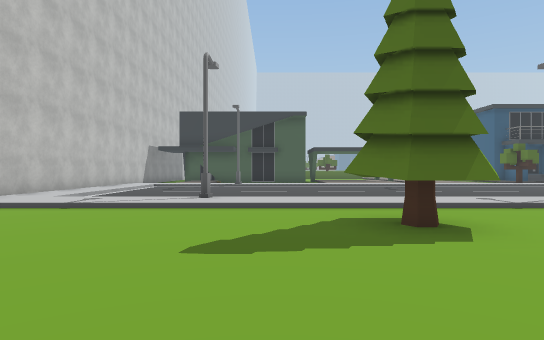
[1] (above)

20 first-person views from a walk through a 3-D level made in the Unity game engine. The camera is 1.4 m above the floor, looks level and sees 75° across. The floor is counted in squares, 2 m on a side. Each view is taken from the middle of a square. On the plan, view 1 faces up. The plan holds only what a view shows up to about 11 squares ahead; the rest is blank. The place goes on beyond the plan. The player is left out. Some surface patterns are stand-ins.

[2]
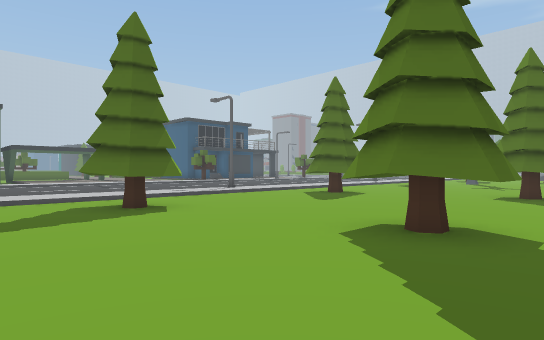

[3]
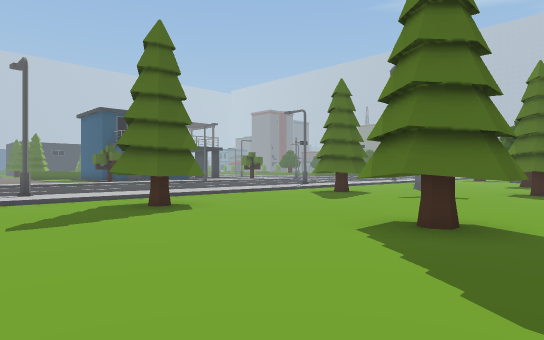

[4]
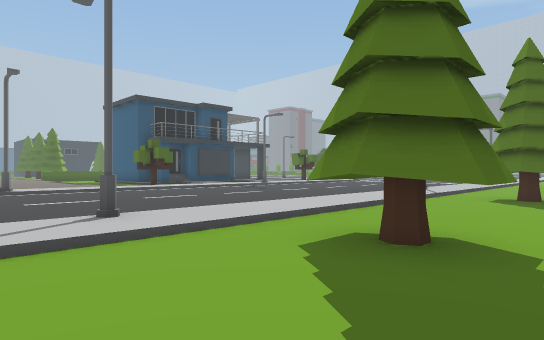

[5]
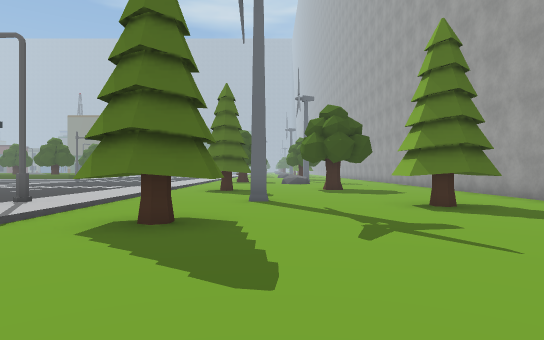

[6]
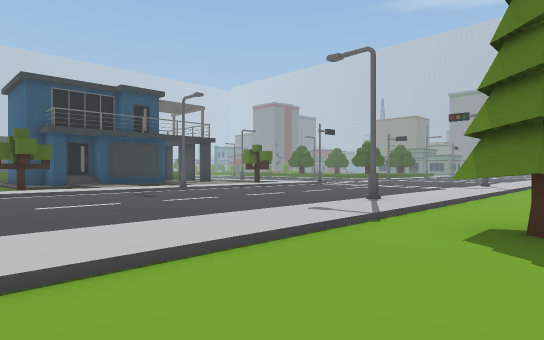

[7]
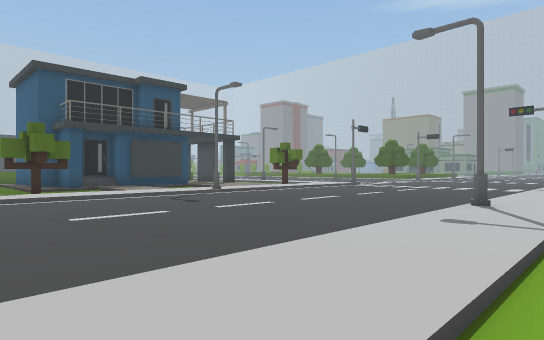

[8]
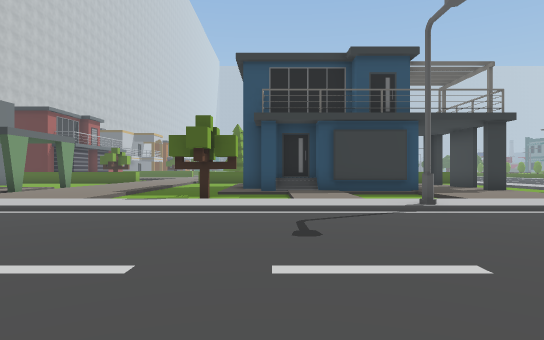

[9]
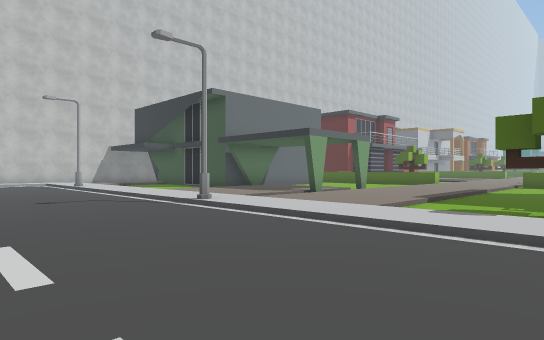

[10]
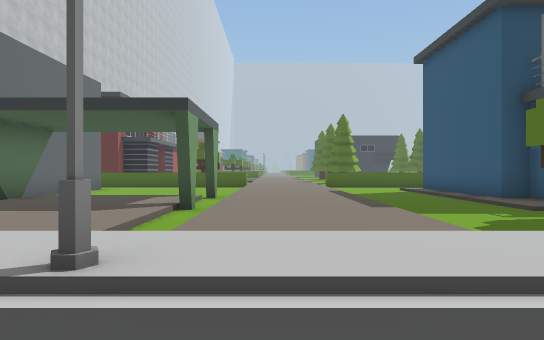

[11]
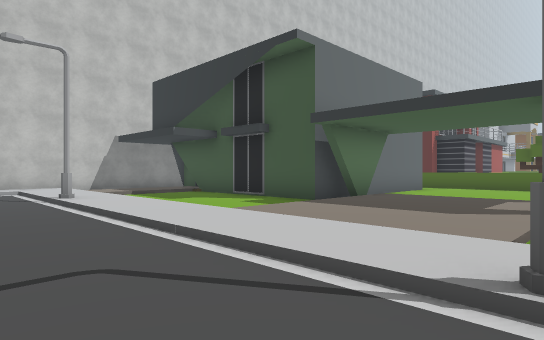

[12]
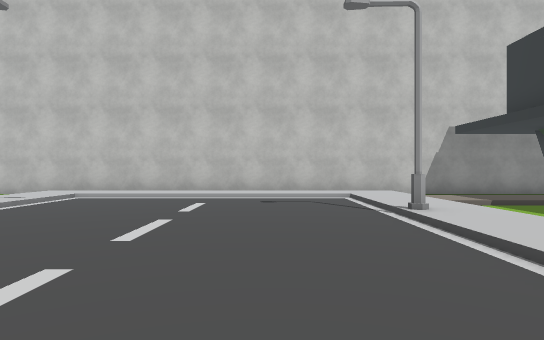

[13]
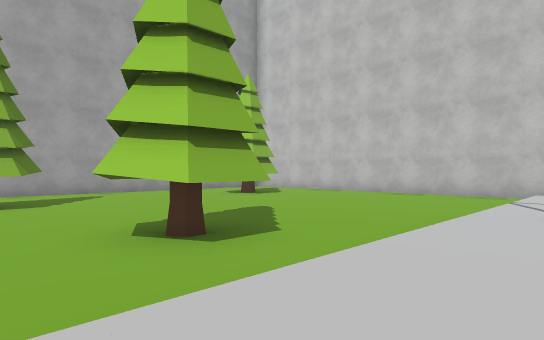

[14]
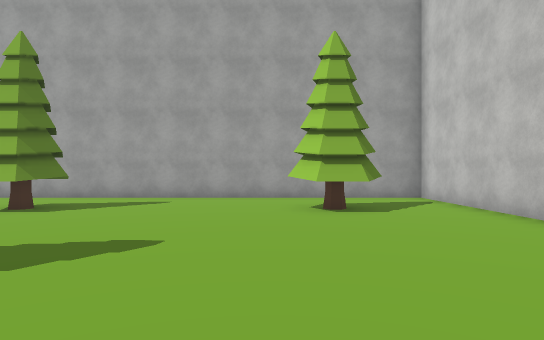

[15]
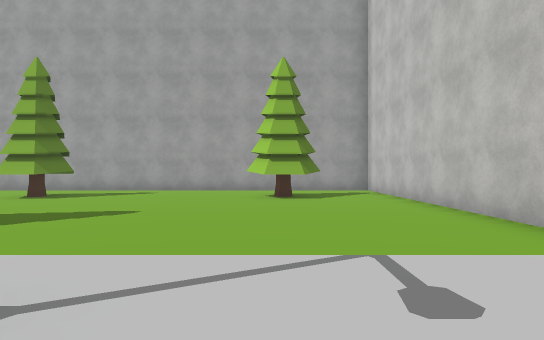

[16]
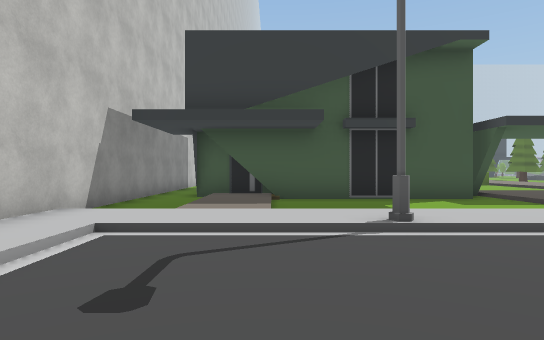

[17]
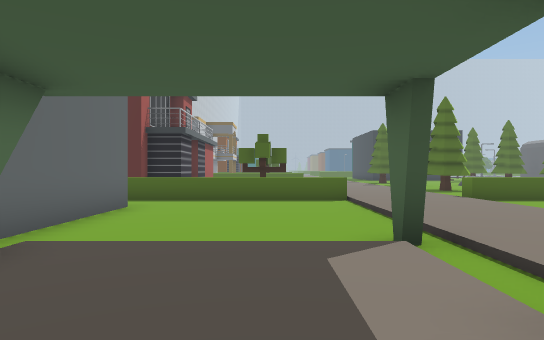

[18]
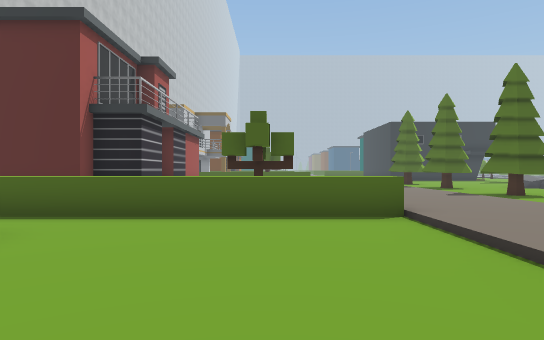

[19]
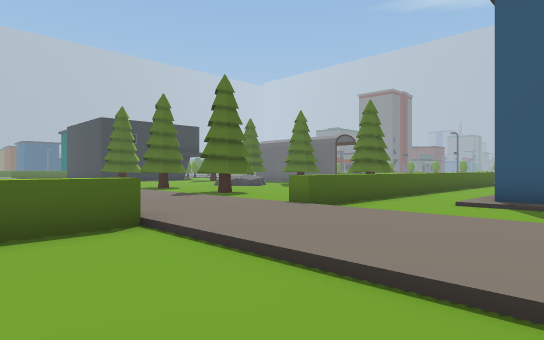

[20]
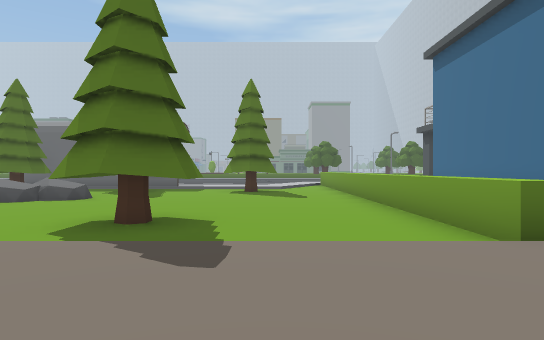

### Floor plan
Key: @ floor where view 1 was taken; # wall or solid block; . main floor; : floor 0.25 m higher than the main floor; / step, stairs or slope; ^ raised ledge; S streetlight; O other object.
Columns run from 7 left of view 1 to 21 right of it. Each row starts with its distance up from view 1.
 32         #/      :/OOO.....
 31      ####/     ::/.O.....OO
 30            OO /::/.......OO
 29                ::/........
 28         ^^^^^^/::/........
 27         ....../::/^^^^^^^^
 26          ...../::/.......
 25          #..../::/..######
 24          #..../::/..#
 23          #..../::/..#
 22 #.       #...#/::/..#
 21 #.       #::::/::/..##
 20 #.########::::/::/..:#####  #
 19 #..:/.....:::#/::/..//:///:::
 18 #..:/.....::::/::/.OO.:/./:::
 17 #..:/.....::::/::/..  :/./::
 16 #::::::::::::::::::::::::::
 15 #:////S///////S/////////S//
 14 #:/.......................
 13 #:/.......................
 12 #:/........................
 11 #:/..........................
 10 #:/..........................
  9 #:/..........................
  8 #:////S///////S/////////S////
  7 #::::::::::::::::::::::::::::
  6 #............................
  5 #.......OO.....OO....OO.....
  4 #.......OOO....OO....OO......
  3 #........................O...
  2 #............................
  1 #............................
  0 #..OO..@.OOO....OO.....OOO...
 -1 #..OO.....OO....OO......O....
 -2 #................      .....
 -3 ##############           ####

Positions as (right, up) in squares from view 1, and headings:
1: (0, 0), facing up
2: (-1, -2), facing up-right
3: (5, -2), facing up-right
4: (5, 3), facing up-right
5: (10, 3), facing right
6: (10, 4), facing up-right
7: (10, 6), facing up-right
8: (14, 9), facing up
9: (13, 11), facing up-left
10: (8, 13), facing up
11: (7, 13), facing up-left
12: (4, 13), facing left
13: (4, 8), facing down-left
14: (-2, 7), facing down
15: (-3, 9), facing down
16: (-3, 11), facing up
17: (5, 18), facing up
18: (5, 22), facing up
19: (5, 23), facing up-right
20: (7, 30), facing right
